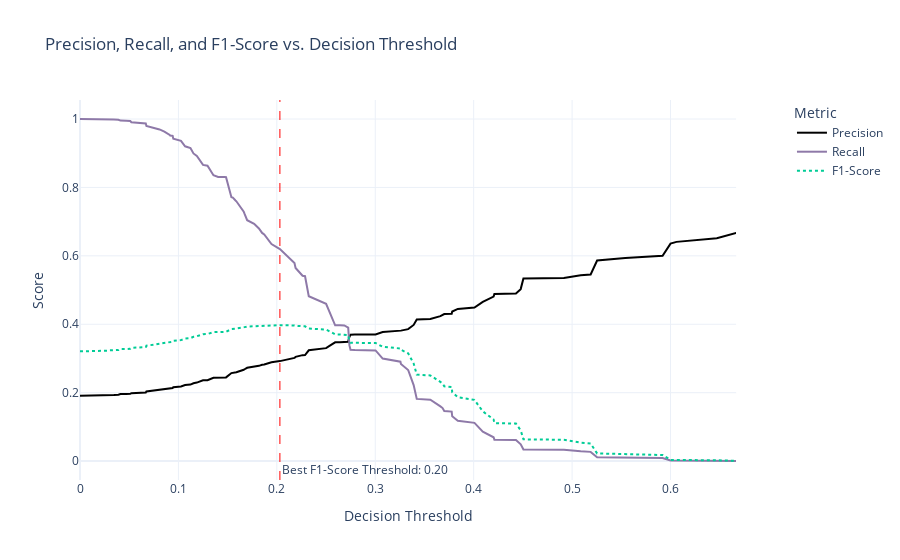

This figure's notebook cell:
### Markdown cell above
### Setting threshold Precision-recall curve

### Code cell
uncalibrated_proba = final_logistic_model.predict_proba(X_calib)[:, 1]

y_pred_proba = lr_isotonic_calibrator.predict(uncalibrated_proba)


precisions, recalls, thresholds = precision_recall_curve(y_calib, y_pred_proba)


results_df = pd.DataFrame({
    'Threshold': thresholds,
    'Precision': precisions[:-1],
    'Recall': recalls[:-1]
})

# Add F1-Score for a more balanced view
# Avoid division by zero if precision and recall are both 0
results_df['F1-Score'] = 2 * (results_df['Precision'] * results_df['Recall']) / \
                        (results_df['Precision'] + results_df['Recall']).replace(0, 1e-9)

print("--- Threshold Analysis Results ---")

display(results_df.sort_values(by='F1-Score', ascending=False).head(10))



fig = make_subplots(specs=[[{"secondary_y": True}]])


fig.add_trace(
    go.Scatter(x=results_df['Threshold'], y=results_df['Precision'], name='Precision', line=dict(color='black')),
    secondary_y=False,
      
)
fig.add_trace(
    go.Scatter(x=results_df['Threshold'], y=results_df['Recall'], name='Recall', line=dict(color='#8e79a8')),
    secondary_y=False,
)


fig.add_trace(
    go.Scatter(x=results_df['Threshold'], y=results_df['F1-Score'], name='F1-Score', line=dict(dash='dot')),
    secondary_y=False,
)


best_f1_row = results_df.loc[results_df['F1-Score'].idxmax()]
best_threshold = best_f1_row['Threshold']
best_f1_score = best_f1_row['F1-Score']

fig.add_vline(x=best_threshold, line_width=1, line_dash="dash", line_color="red",
              annotation_text=f'Best F1-Score Threshold: {best_threshold:.2f}',
              annotation_position="bottom right")


fig.update_layout(
    title_text='Precision, Recall, and F1-Score vs. Decision Threshold',
    xaxis_title='Decision Threshold',
    yaxis_title='Score',
    legend_title='Metric',
    template='plotly_white'
)

fig.show()
